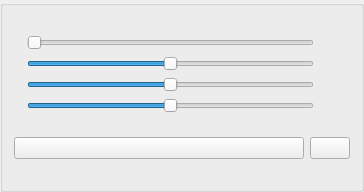
<?xml version="1.0" encoding="UTF-8"?>
<ui version="4.0">
 <class>h2FingerAdjustEnhancedWidget</class>
 <widget class="QWidget" name="h2FingerAdjustEnhancedWidget">
  <property name="geometry">
   <rect>
    <x>0</x>
    <y>0</y>
    <width>364</width>
    <height>192</height>
   </rect>
  </property>
  <property name="windowTitle">
   <string>h2FingerAdjustEnhancedWidget</string>
  </property>
  <layout class="QGridLayout" name="gridLayout">
   <property name="leftMargin">
    <number>0</number>
   </property>
   <property name="topMargin">
    <number>0</number>
   </property>
   <property name="rightMargin">
    <number>0</number>
   </property>
   <property name="bottomMargin">
    <number>0</number>
   </property>
   <property name="spacing">
    <number>0</number>
   </property>
   <item row="0" column="0">
    <widget class="QGroupBox" name="GBX_fingerAngleLockYaw">
     <property name="enabled">
      <bool>true</bool>
     </property>
     <property name="alignment">
      <set>Qt::AlignCenter</set>
     </property>
     <layout class="QGridLayout" name="gridLayout_18">
      <property name="verticalSpacing">
       <number>6</number>
      </property>
      <item row="5" column="0" colspan="3">
       <layout class="QHBoxLayout" name="horizontalLayout_5">
        <item>
         <widget class="QPushButton" name="PB_rotResetLockYaw">
          <property name="enabled">
           <bool>true</bool>
          </property>
         </widget>
        </item>
        <item>
         <widget class="QPushButton" name="PB_rotResetLockYaw_undo">
          <property name="sizePolicy">
           <sizepolicy hsizetype="Maximum" vsizetype="Fixed">
            <horstretch>0</horstretch>
            <verstretch>0</verstretch>
           </sizepolicy>
          </property>

         </widget>
        </item>
       </layout>
      </item>
      <item row="0" column="0" colspan="3">
       <layout class="QGridLayout" name="gridLayout_2">
        <item row="0" column="0">
         <widget class="QLabel" name="label_10">
          <property name="sizePolicy">
           <sizepolicy hsizetype="Minimum" vsizetype="Preferred">
            <horstretch>0</horstretch>
            <verstretch>0</verstretch>
           </sizepolicy>
          </property>
         </widget>
        </item>
        <item row="1" column="2">
         <widget class="QLabel" name="LBL_thumbFigureAngleX">
          <property name="minimumSize">
           <size>
            <width>30</width>
            <height>0</height>
           </size>
          </property>
          <property name="alignment">
           <set>Qt::AlignRight|Qt::AlignTrailing|Qt::AlignVCenter</set>
          </property>
         </widget>
        </item>
        <item row="0" column="1">
         <widget class="QSlider" name="HS_figureAngleStretch">
          <property name="sizePolicy">
           <sizepolicy hsizetype="Expanding" vsizetype="Fixed">
            <horstretch>0</horstretch>
            <verstretch>0</verstretch>
           </sizepolicy>
          </property>
          <property name="maximum">
           <number>30</number>
          </property>
          <property name="orientation">
           <enum>Qt::Horizontal</enum>
          </property>
         </widget>
        </item>
        <item row="1" column="1">
         <widget class="QSlider" name="HS_thumbFigureAngleX">
          <property name="minimum">
           <number>-90</number>
          </property>
          <property name="maximum">
           <number>90</number>
          </property>
          <property name="orientation">
           <enum>Qt::Horizontal</enum>
          </property>
         </widget>
        </item>
        <item row="0" column="2">
         <widget class="QLabel" name="LBL_figureAngleStretch">
          <property name="minimumSize">
           <size>
            <width>30</width>
            <height>0</height>
           </size>
          </property>
          <property name="alignment">
           <set>Qt::AlignRight|Qt::AlignTrailing|Qt::AlignVCenter</set>
          </property>
         </widget>
        </item>
        <item row="2" column="1">
         <widget class="QSlider" name="HS_thumbFigureAngleY">
          <property name="minimum">
           <number>-45</number>
          </property>
          <property name="maximum">
           <number>45</number>
          </property>
          <property name="value">
           <number>0</number>
          </property>
          <property name="orientation">
           <enum>Qt::Horizontal</enum>
          </property>
         </widget>
        </item>
        <item row="3" column="1">
         <widget class="QSlider" name="HS_thumbFigureAngleZ">
          <property name="minimum">
           <number>-90</number>
          </property>
          <property name="maximum">
           <number>90</number>
          </property>
          <property name="orientation">
           <enum>Qt::Horizontal</enum>
          </property>
         </widget>
        </item>
        <item row="2" column="2">
         <widget class="QLabel" name="LBL_thumbFigureAngleY">
          <property name="minimumSize">
           <size>
            <width>30</width>
            <height>0</height>
           </size>
          </property>
          <property name="alignment">
           <set>Qt::AlignRight|Qt::AlignTrailing|Qt::AlignVCenter</set>
          </property>
         </widget>
        </item>
        <item row="3" column="2">
         <widget class="QLabel" name="LBL_thumbFigureAngleZ">
          <property name="minimumSize">
           <size>
            <width>30</width>
            <height>0</height>
           </size>
          </property>
          <property name="alignment">
           <set>Qt::AlignRight|Qt::AlignTrailing|Qt::AlignVCenter</set>
          </property>
         </widget>
        </item>
        <item row="1" column="0" rowspan="3">
         <widget class="QLabel" name="label">
         </widget>
        </item>
       </layout>
      </item>
     </layout>
    </widget>
   </item>
  </layout>
 </widget>
 <layoutdefault spacing="6" margin="11"/>
 <resources/>
 <connections/>
</ui>
